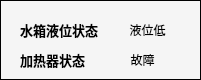
  <widget class="QFrame" name="frame_9">
   <property name="geometry">
    <rect>
     <x>1401</x>
     <y>1120</y>
     <width>201</width>
     <height>80</height>
    </rect>
   </property>
   <property name="sizePolicy">
    <sizepolicy hsizetype="Fixed" vsizetype="Preferred">
     <horstretch>0</horstretch>
     <verstretch>0</verstretch>
    </sizepolicy>
   </property>
   <property name="minimumSize">
    <size>
     <width>180</width>
     <height>80</height>
    </size>
   </property>
   <property name="styleSheet">
    <string notr="true">background-color: rgb(245, 245, 245);</string>
   </property>
   <property name="frameShape">
    <enum>QFrame::Box</enum>
   </property>
   <property name="frameShadow">
    <enum>QFrame::Plain</enum>
   </property>
   <widget class="QLabel" name="label_40">
    <property name="geometry">
     <rect>
      <x>20</x>
      <y>50</y>
      <width>71</width>
      <height>20</height>
     </rect>
    </property>
    <property name="font">
     <font>
      <pointsize>10</pointsize>
      <weight>75</weight>
      <bold>true</bold>
     </font>
    </property>
    <property name="text">
     <string>加热器状态</string>
    </property>
   </widget>
   <widget class="QLabel" name="heater_state_label">
    <property name="geometry">
     <rect>
      <x>120</x>
      <y>50</y>
      <width>45</width>
      <height>20</height>
     </rect>
    </property>
    <property name="text">
     <string>故障</string>
    </property>
    <property name="alignment">
     <set>Qt::AlignCenter</set>
    </property>
   </widget>
   <widget class="QLabel" name="label_36">
    <property name="geometry">
     <rect>
      <x>20</x>
      <y>20</y>
      <width>90</width>
      <height>20</height>
     </rect>
    </property>
    <property name="font">
     <font>
      <pointsize>10</pointsize>
      <weight>75</weight>
      <bold>true</bold>
     </font>
    </property>
    <property name="text">
     <string>水箱液位状态</string>
    </property>
   </widget>
   <widget class="QLabel" name="waterLevelStateLabel">
    <property name="geometry">
     <rect>
      <x>120</x>
      <y>20</y>
      <width>55</width>
      <height>20</height>
     </rect>
    </property>
    <property name="text">
     <string>液位低</string>
    </property>
    <property name="alignment">
     <set>Qt::AlignCenter</set>
    </property>
   </widget>
  </widget>
